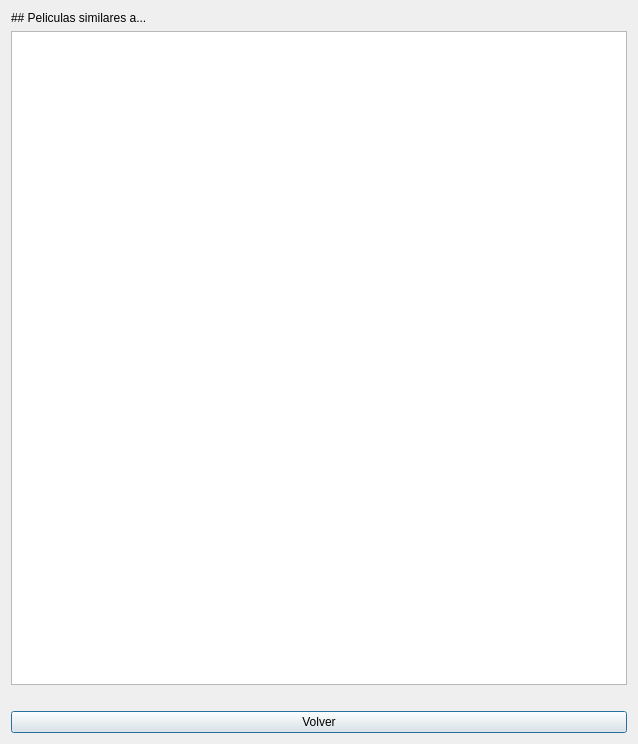
<?xml version="1.0" encoding="UTF-8"?>
<ui version="4.0">
 <class>Dialog</class>
 <widget class="QDialog" name="Dialog">
  <property name="geometry">
   <rect>
    <x>0</x>
    <y>0</y>
    <width>638</width>
    <height>744</height>
   </rect>
  </property>
  <property name="windowTitle">
   <string>Dialog</string>
  </property>
  <layout class="QHBoxLayout" name="horizontalLayout">
   <item>
    <layout class="QVBoxLayout" name="verticalLayout">
     <item>
      <widget class="QLabel" name="label">
       <property name="maximumSize">
        <size>
         <width>16777215</width>
         <height>40</height>
        </size>
       </property>
       <property name="text">
        <string>## Peliculas similares a...</string>
       </property>
       <property name="textFormat">
        <enum>Qt::MarkdownText</enum>
       </property>
      </widget>
     </item>
     <item>
      <layout class="QVBoxLayout" name="verticalLayout_2">
       <item>
        <widget class="QTableView" name="tableView"/>
       </item>
       <item>
        <spacer name="horizontalSpacer">
         <property name="orientation">
          <enum>Qt::Horizontal</enum>
         </property>
         <property name="sizeHint" stdset="0">
          <size>
           <width>40</width>
           <height>20</height>
          </size>
         </property>
        </spacer>
       </item>
       <item>
        <widget class="QPushButton" name="volverBtn">
         <property name="text">
          <string>Volver</string>
         </property>
        </widget>
       </item>
      </layout>
     </item>
    </layout>
   </item>
  </layout>
 </widget>
 <resources/>
 <connections/>
</ui>
